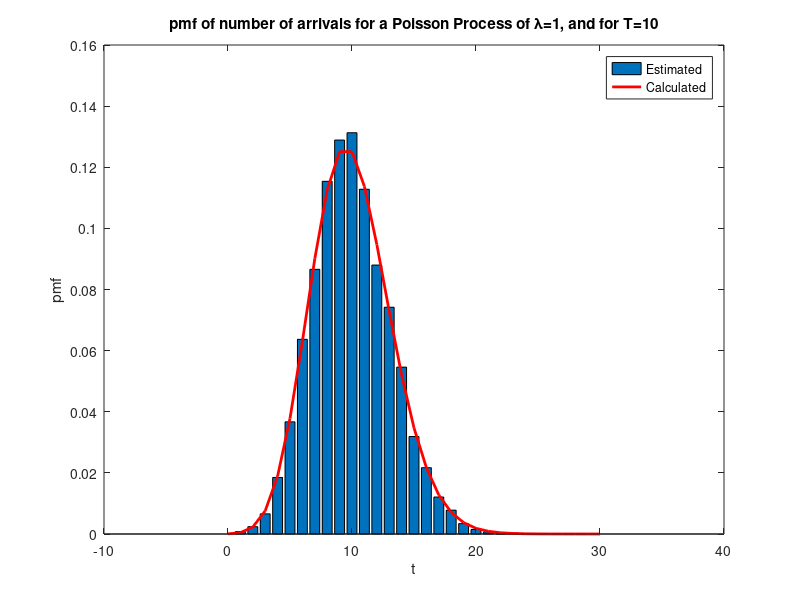
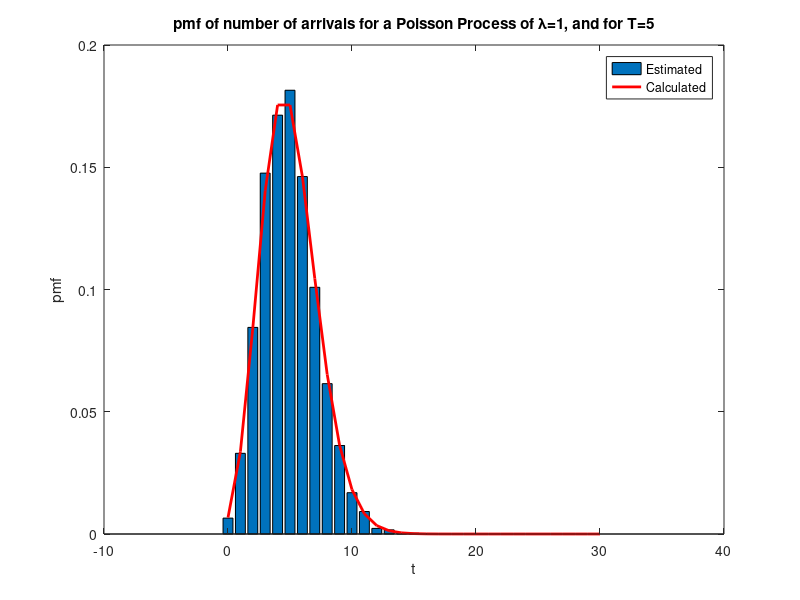

These charts were generated, in order, by the following MATLAB code:
clc; clear all; close all

% Set parameters
T=10;      
lambda= 1;
nr_experiments=10^4;
n=10^3;
h=T/n;
p = lambda*h;

% Generate arrivals for all times and experiments
arrival = binornd(1,p,n,nr_experiments);

% Compare with Poisson pmfs
x=0:30;
pdf_approx = hist(sum(arrival),x)/nr_experiments;
bar(x,pdf_approx)
hold on
plot(x,poisspdf(x,lambda*T),'r','Linewidth',2)
xlabel('t')
ylabel('pmf')
title('pmf of number of arrivals for a Poisson Process of \lambda=1, and for T=10')
legend('Estimated','Calculated','Location','Best')

figure
pdf_approx = hist(sum(arrival(1:n/2,:)),x)/nr_experiments;
bar(x,pdf_approx)
hold on
plot(x,poisspdf(x,lambda*T/2),'r','Linewidth',2)
xlabel('t')
ylabel('pmf')
title('pmf of number of arrivals for a Poisson Process of \lambda=1, and for T=5')
legend('Estimated','Calculated','Location','Best')